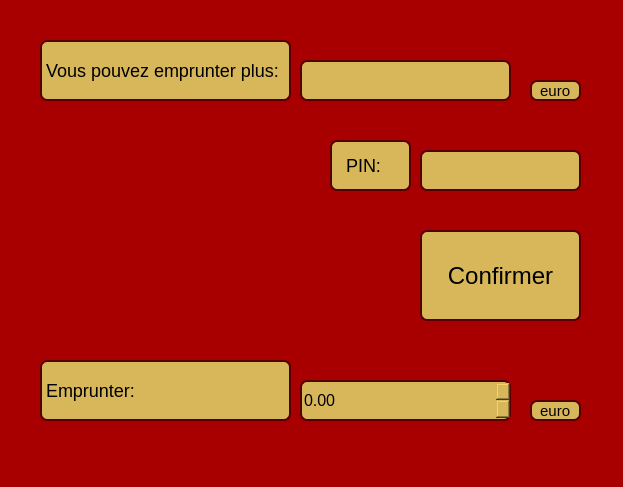
<?xml version="1.0" encoding="UTF-8"?>
<ui version="4.0">
 <class>imprumutaMenu</class>
 <widget class="QDialog" name="imprumutaMenu">
  <property name="geometry">
   <rect>
    <x>0</x>
    <y>0</y>
    <width>623</width>
    <height>487</height>
   </rect>
  </property>
  <property name="windowTitle">
   <string>Emprunter</string>
  </property>
  <property name="styleSheet">
   <string notr="true">QDialog{
background: rgb(168, 0, 0);
}</string>
  </property>
  <widget class="QPushButton" name="confirmButton">
   <property name="geometry">
    <rect>
     <x>420</x>
     <y>230</y>
     <width>161</width>
     <height>91</height>
    </rect>
   </property>
   <property name="styleSheet">
    <string notr="true">QPushButton{
border: 2px solid rgb(85, 0, 0);
border-radius:7px;
background: #D8B75A;
font-size: 24px;
}</string>
   </property>
   <property name="text">
    <string>Confirmer</string>
   </property>
  </widget>
  <widget class="QLabel" name="euro">
   <property name="geometry">
    <rect>
     <x>530</x>
     <y>80</y>
     <width>51</width>
     <height>21</height>
    </rect>
   </property>
   <property name="styleSheet">
    <string notr="true">QLabel{
border: 2px solid rgb(85, 0, 0);
border-radius:7px;
background: #D8B75A;
font-size: 15px;
}</string>
   </property>
   <property name="text">
    <string> euro</string>
   </property>
  </widget>
  <widget class="QLabel" name="euro_2">
   <property name="geometry">
    <rect>
     <x>530</x>
     <y>400</y>
     <width>51</width>
     <height>21</height>
    </rect>
   </property>
   <property name="styleSheet">
    <string notr="true">QLabel{
border: 2px solid rgb(85, 0, 0);
border-radius:7px;
background: #D8B75A;
font-size: 15px;
}</string>
   </property>
   <property name="text">
    <string> euro</string>
   </property>
  </widget>
  <widget class="QDoubleSpinBox" name="imprumutaSpinBox">
   <property name="geometry">
    <rect>
     <x>300</x>
     <y>380</y>
     <width>211</width>
     <height>41</height>
    </rect>
   </property>
   <property name="styleSheet">
    <string notr="true">QDoubleSpinBox{
border: 2px solid rgb(85, 0, 0);
border-radius:7px;
background: #D8B75A;
font-size: 16px;
}</string>
   </property>
  </widget>
  <widget class="QLineEdit" name="remainingLineEdit">
   <property name="geometry">
    <rect>
     <x>300</x>
     <y>60</y>
     <width>211</width>
     <height>41</height>
    </rect>
   </property>
   <property name="styleSheet">
    <string notr="true">QLineEdit{
border: 2px solid rgb(85, 0, 0);
border-radius:7px;
background: #D8B75A;
color: black;
font-size: 16px;
}</string>
   </property>
  </widget>
  <widget class="QLabel" name="remainingLabel">
   <property name="geometry">
    <rect>
     <x>40</x>
     <y>40</y>
     <width>251</width>
     <height>61</height>
    </rect>
   </property>
   <property name="styleSheet">
    <string notr="true">QLabel{
border: 2px solid rgb(85, 0, 0);
border-radius:7px;
background: #D8B75A;
font-size: 18px;
}</string>
   </property>
   <property name="text">
    <string>Vous pouvez emprunter plus:</string>
   </property>
  </widget>
  <widget class="QLabel" name="imprumutaLabel">
   <property name="geometry">
    <rect>
     <x>40</x>
     <y>360</y>
     <width>251</width>
     <height>61</height>
    </rect>
   </property>
   <property name="styleSheet">
    <string notr="true">QLabel{
border: 2px solid rgb(85, 0, 0);
border-radius:7px;
background: #D8B75A;
font-size: 18px;
}</string>
   </property>
   <property name="text">
    <string>Emprunter:</string>
   </property>
  </widget>
  <widget class="QLabel" name="logo">
   <property name="geometry">
    <rect>
     <x>80</x>
     <y>130</y>
     <width>221</width>
     <height>181</height>
    </rect>
   </property>
   <property name="text">
    <string/>
   </property>
  </widget>
  <widget class="QLineEdit" name="PINLineEdit">
   <property name="geometry">
    <rect>
     <x>420</x>
     <y>150</y>
     <width>161</width>
     <height>41</height>
    </rect>
   </property>
   <property name="styleSheet">
    <string notr="true">QLineEdit{
border: 2px solid rgb(85, 0, 0);
border-radius:7px;
background: #D8B75A;
color: black;
font-size: 16px;
}</string>
   </property>
   <property name="echoMode">
    <enum>QLineEdit::Password</enum>
   </property>
  </widget>
  <widget class="QLabel" name="label">
   <property name="geometry">
    <rect>
     <x>330</x>
     <y>140</y>
     <width>81</width>
     <height>51</height>
    </rect>
   </property>
   <property name="styleSheet">
    <string notr="true">QLabel{
border: 2px solid rgb(85, 0, 0);
border-radius:7px;
background: #D8B75A;
font-size: 18px;
}</string>
   </property>
   <property name="text">
    <string>  PIN:</string>
   </property>
  </widget>
 </widget>
 <tabstops>
  <tabstop>remainingLineEdit</tabstop>
  <tabstop>PINLineEdit</tabstop>
  <tabstop>imprumutaSpinBox</tabstop>
  <tabstop>confirmButton</tabstop>
 </tabstops>
 <resources/>
 <connections/>
</ui>
